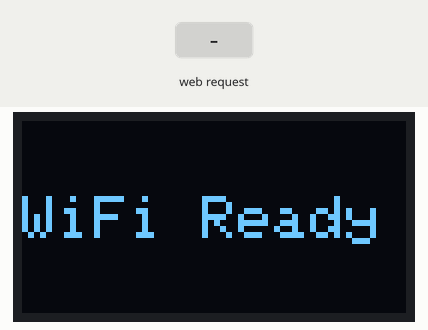
Recording of a sketch running on a simulated ESP32. On the bench: 128×64 one-colour display. The test bench sets the inputs (shaded band).

Above: at 1.2 s.
1.3 s: HTTP request GET /update?km=1&meter=1&dir=1 received
At 1.9 s:
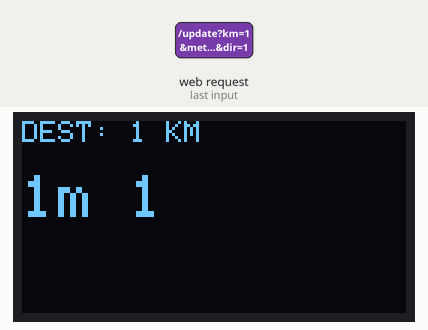
2.8 s: HTTP request GET /update?km=120&meter=120&dir=120 received
At 4.2 s:
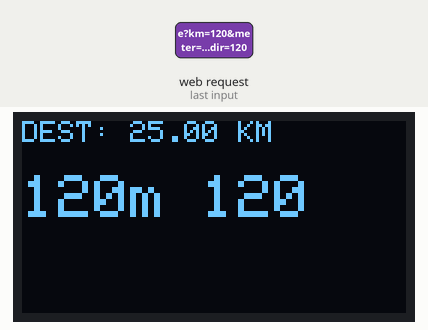
Timing chart, 0 to 5.8 s (numbered marks = the images above; inputs shaded):
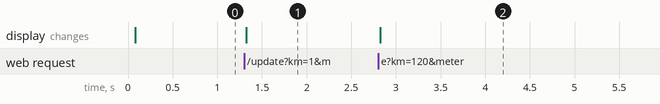

Measured:
- after the input at 1.3 s, the display: changes at once (image 1)
- after the input at 2.8 s, the display: changes at once (image 2)

The sketch:

ESP32_Tripper.ino
```cpp
#include <WiFi.h>
#include <WebServer.h>
#include <Wire.h>
#include <Adafruit_GFX.h>
#include <Adafruit_SSD1306.h>

#define SCREEN_WIDTH 128
#define SCREEN_HEIGHT 64
Adafruit_SSD1306 display(SCREEN_WIDTH, SCREEN_HEIGHT, &Wire, -1);

WebServer server(80);

const char* ssid = "ESP32_TRIP";
const char* password = "12345678";

String destKM = "0.00";
String nextMeter = "0";
String direction = "STRAIGHT";

void drawArrow(String dir) {

  // Arrow position bottom area
  int y = 50;

  if (dir == "LEFT") {
    display.fillTriangle(20,y, 40,y-10, 40,y+10, WHITE);
    display.fillRect(40,y-3, 40,6, WHITE);
  }

  else if (dir == "RIGHT") {
    display.fillTriangle(108,y, 88,y-10, 88,y+10, WHITE);
    display.fillRect(48,y-3, 40,6, WHITE);
  }

  else if (dir == "STRAIGHT") {
    display.fillRect(60,30,8,25,WHITE);
    display.fillTriangle(64,20,50,35,78,35,WHITE);
  }

  else if (dir == "UTURN") {
    display.drawCircle(64,45,15,WHITE);
    display.fillTriangle(49,45, 60,35, 60,55, WHITE);
  }
}

void updateOLED() {

  display.clearDisplay();
  display.setTextColor(WHITE);

  // Destination Line
  display.setTextSize(1);
  display.setCursor(0,0);
  display.print("DEST: ");
  display.print(destKM);
  display.print(" KM");

  // Turn Text
  display.setTextSize(2);
  display.setCursor(0,18);
  display.print(nextMeter);
  display.print("m ");
  display.print(direction);

  drawArrow(direction);

  display.display();
}

void handleRoot() {

String page = R"rawliteral(
<!DOCTYPE html>
<html>
<head>
<meta name="viewport" content="width=device-width, initial-scale=1.0">
<style>
body { font-family: Arial; text-align:center; }
input,select,button { padding:10px; margin:5px; width:85%; font-size:18px; }
</style>
</head>
<body>

<h2>ESP32 Trip Control</h2>

<input type="text" id="destkm" placeholder="Destination KM (max 25)">
<input type="text" id="meter" placeholder="Next Turn Meter (ex: 120)">
<select id="direction">
<option value="LEFT">LEFT</option>
<option value="RIGHT">RIGHT</option>
<option value="STRAIGHT">STRAIGHT</option>
<option value="UTURN">UTURN</option>
</select>

<button onclick="sendData()">Send</button>

<script>
function sendData(){
let km = document.getElementById("destkm").value;
let meter = document.getElementById("meter").value;
let dir = document.getElementById("direction").value;
fetch("/update?km="+km+"&meter="+meter+"&dir="+dir);
}
</script>

</body>
</html>
)rawliteral";

server.send(200, "text/html", page);
}

void handleUpdate() {

if (server.hasArg("km") && server.hasArg("meter") && server.hasArg("dir")) {

  destKM = server.arg("km");
  nextMeter = server.arg("meter");
  direction = server.arg("dir");

  if (destKM.toFloat() > 25.0) {
    destKM = "25.00";
  }

  if (destKM.toFloat() <= 0.05) {
    display.clearDisplay();
    display.setTextSize(2);
    display.setCursor(10,25);
    display.print("ARRIVED");
    display.display();
  } else {
    updateOLED();
  }
}

server.send(200, "text/plain", "OK");
}

void setup() {

Serial.begin(115200);

display.begin(SSD1306_SWITCHCAPVCC, 0x3C);
display.clearDisplay();
display.setTextSize(2);
display.setCursor(0,25);
display.print("Starting...");
display.display();

WiFi.softAP(ssid, password);

display.clearDisplay();
display.setCursor(0,25);
display.print("WiFi Ready");
display.display();

server.on("/", handleRoot);
server.on("/update", handleUpdate);
server.begin();
}

void loop() {
server.handleClient();
}
```
